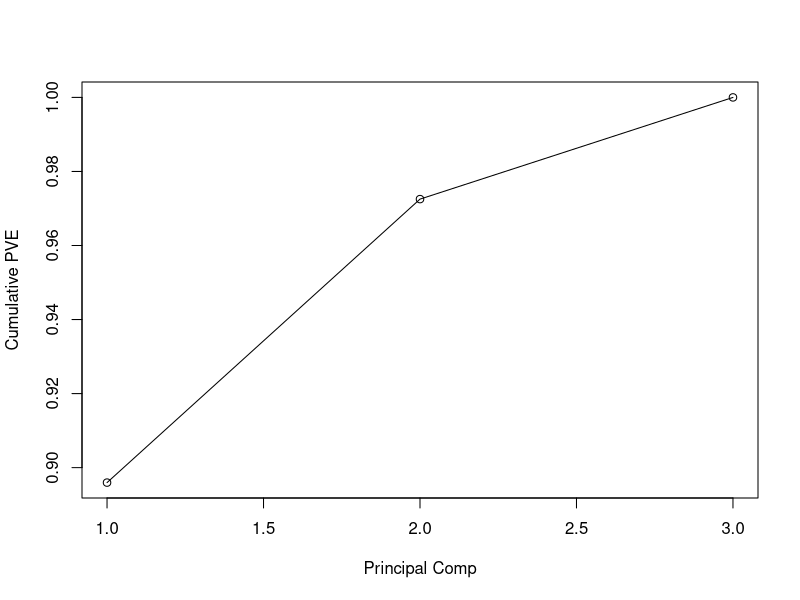
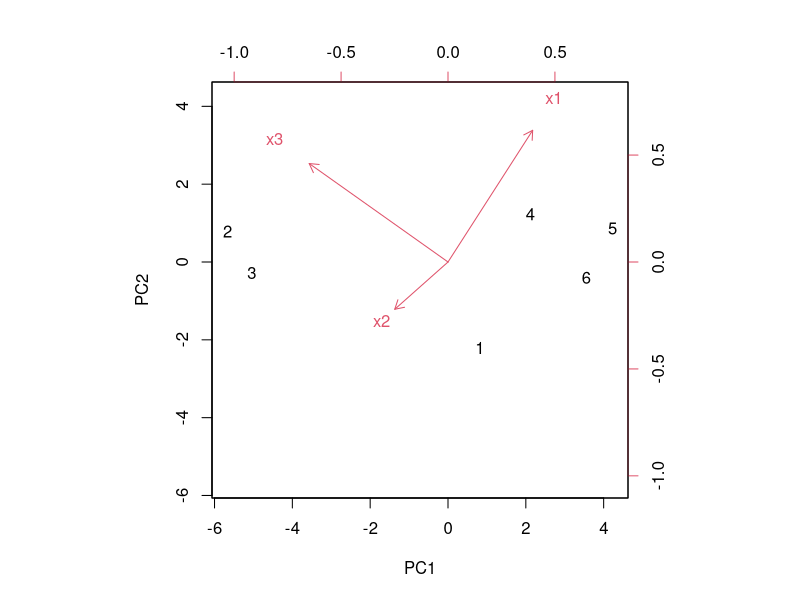

The R script that drew these images, in order: (Note: this script raises an error after producing the figures.)
set.seed(15)
clust = sample(1:2,6, replace=T)

clust


d<-data.frame(x=c(2,1,0,5,6,4),
              y=c(4,5,4,2,2,1),
              c=c(2,1,2,2,1,2))

c1 <- colMeans(d[d$c==1,c('x','y')])
c2 <- colMeans(d[d$c==2,c('x','y')])

d$c <- c(2,2,2,1,1,2)



d <- data.frame(x1=c(-1,-2,-3,2,3,1),
                x2=c(1,2,1,-1,-1,-2),
                x3=c(-2,5,4,-1,-3,-3))

pc.info <- prcomp(d)
summary(pc.info)
vjs <- pc.info$sdev**2
pve = vjs/sum(vjs)
cumsum(pve)

plot(cumsum(pve), type = "o", ylab="Cumulative PVE", xlab="Principal Comp")

biplot(pc.info,scale=0)
pc.info$rotation[,1]  # loadings for first principal component
pc.info$rotation[,2]  # loadings for second principal component
pc1scores = pc.info$x[,1]  # first principal component score vector
pc2scores = pc.info$x[,2]  # second principal component score vector

# get coordinates of point #1, from the first principal components
pc1scores[1]
# get coordinates of point #1, from the second principal components
pc2scores[1]


library(MASS)
x = UScereal[1:7,c(2:10)]
x.scale = scale(x)

dim(x)
# b. Cluster these seven observations using complete-linkage (with Euclidean distance) hierarchical clustering. 
# Using this to select two clusters, which observations are in those two clusters? 
dist.x.scale = dist(x.scale, method="euclidean")
hc.complete = hclust(dist.x.scale,method="complete")
abline(h=c(4.5, 6, 7.5),col=c("green","purple","red","blue"),lty=2)  # selecting 6, 4, and 2 clusters respectively

membfull = cutree(hc.complete,k=nclust)
plot(membfull)




# doing kmeans
set.seed(12)
membfull = kmeans(x.scale,2)$cluster
membfull

x.scale.pca <- prcomp(x.scale,center=T,scale=T)
summary(x.scale.pca)
.552 + 0.2265 + 0.1311
